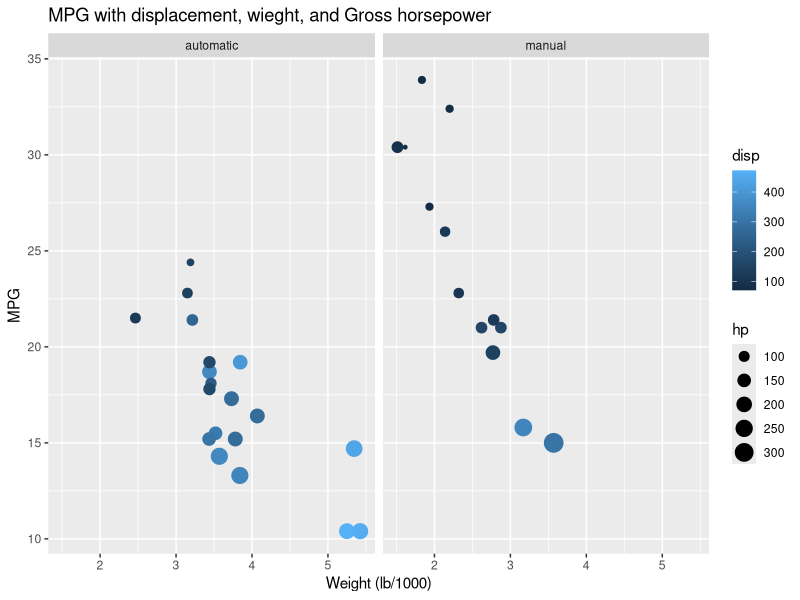
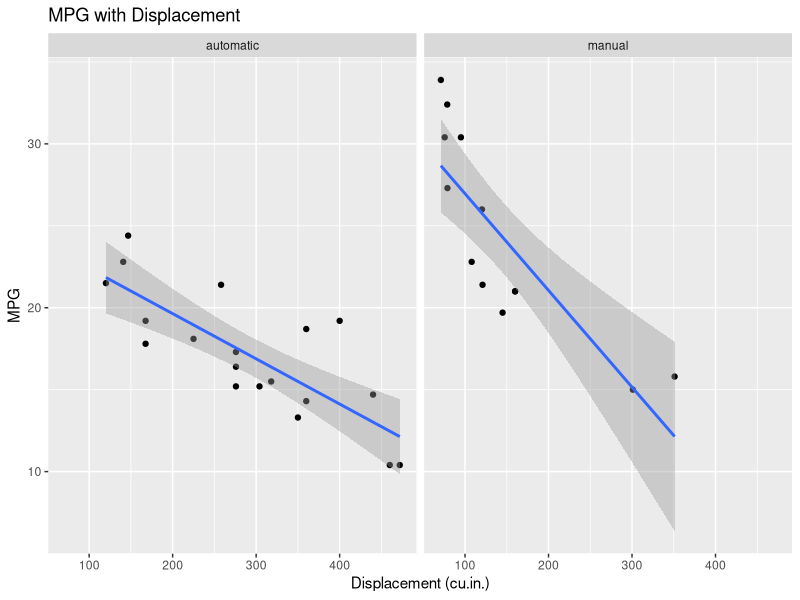
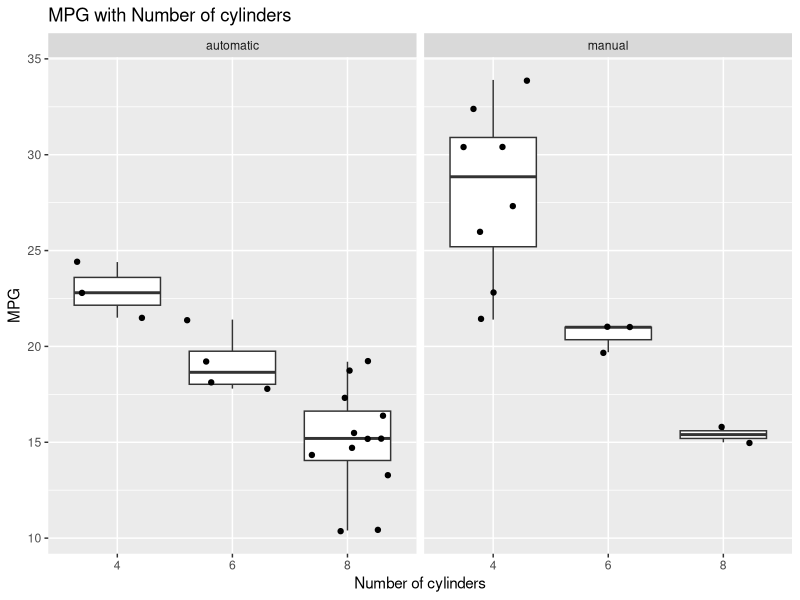
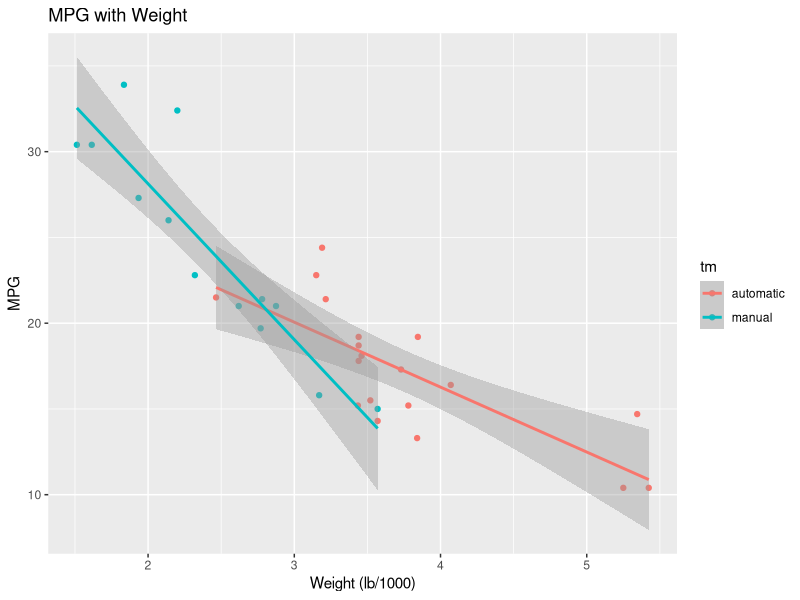
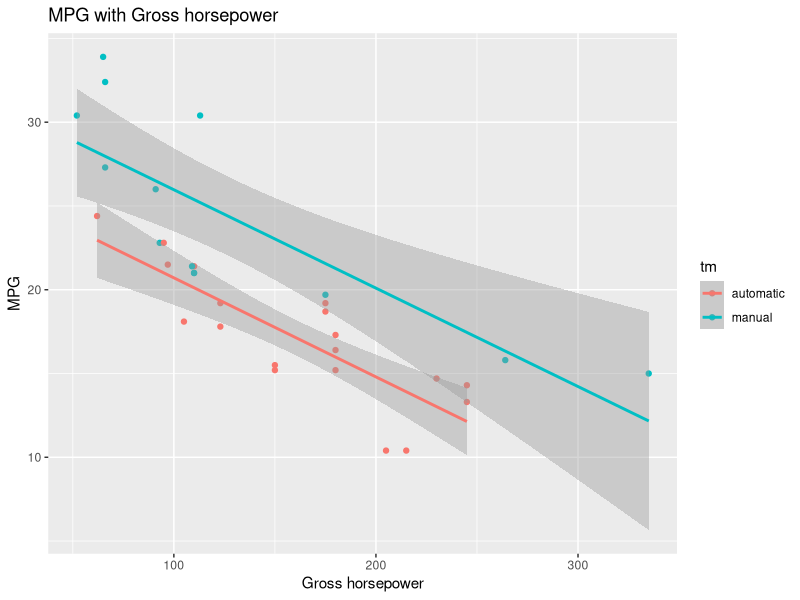
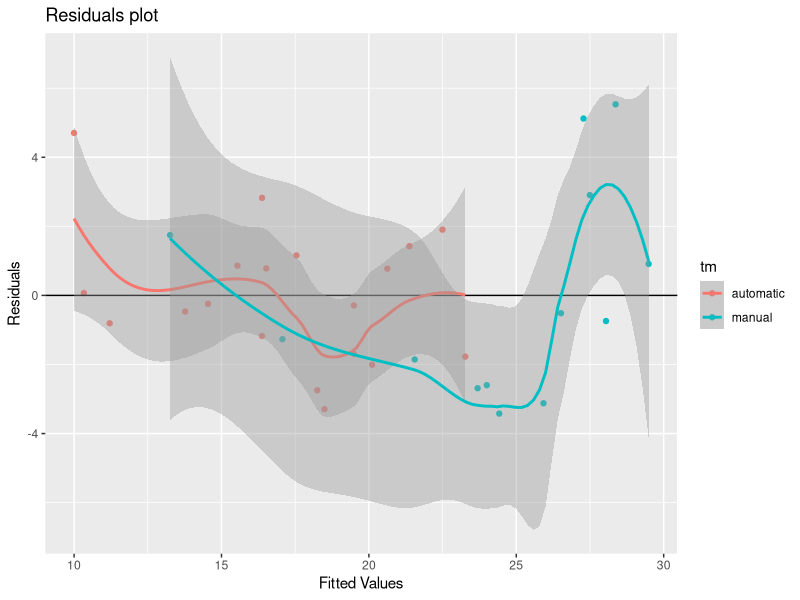

R code for these plots, in order:
## ---- chunk 1
library(ggplot2)
data(mtcars)

mcars <- mtcars
mcars[mcars$am ==0,c("tm")] <- gsub("0", "automatic", mcars[mcars$am ==0,c("am")])
mcars[mcars$am ==1,c("tm")] <- gsub("1", "manual", mcars[mcars$am ==1,c("am")])
mcars$tm <- as.factor(mcars$tm)

auto <- subset(mcars, am == 0)
manual <- subset(mcars, am ==  1)
## ---- chunk 2
sort( abs( cor(mtcars)[,c("mpg")]),decreasing=T)
## ---- chunk 3
carsfit <- lm(mpg ~ tm+as.factor(cyl)+wt+disp+hp-1, data = mcars)
## ---- chunk 4
carsfit <- lm(mpg ~ tm+wt+hp-1+tm*wt*hp, data = mcars)
## ---- chunk 5
carsfit <- lm(mpg ~ tm+wt+hp-1, data = mcars)
summary(carsfit)
## ---- chunk 6

qplot(y=mpg, x=wt, data=mcars, colour= disp,size=hp,facets=.~tm,geom =c("point"),ylab = "MPG",xlab="Weight (lb/1000)",main="MPG with displacement, wieght, and Gross horsepower")

qplot(y =mpg ,x= disp, data=mcars,facets=.~tm,geom =c("point", "smooth"), method = "lm",main="MPG with Displacement",ylab = "MPG",xlab="Displacement (cu.in.)")

qplot(y =mpg ,x=as.factor(cyl), data=mcars,geom=c("boxplot", "jitter"),facets=.~tm,main="MPG with Number of cylinders",ylab = "MPG",xlab="Number of cylinders")

qplot(y =mpg , x=wt, data=mcars,color=tm,geom =c("point", "smooth"), method = "lm",main="MPG with Weight",ylab = "MPG",xlab="Weight (lb/1000)")

qplot(y =mpg , x=hp, data=mcars,color=tm,geom =c("point", "smooth"), method = "lm",main="MPG with Gross horsepower",ylab = "MPG",xlab="Gross horsepower")
## ---- chunk 7
qplot(y=resid(carsfit),x=carsfit$fitted.values,data=mcars,color=tm,xlab="Fitted Values",ylab="Residuals",main = "Residuals plot")+
  geom_abline(slope = 0, intercept = 0) +
geom_smooth() 
